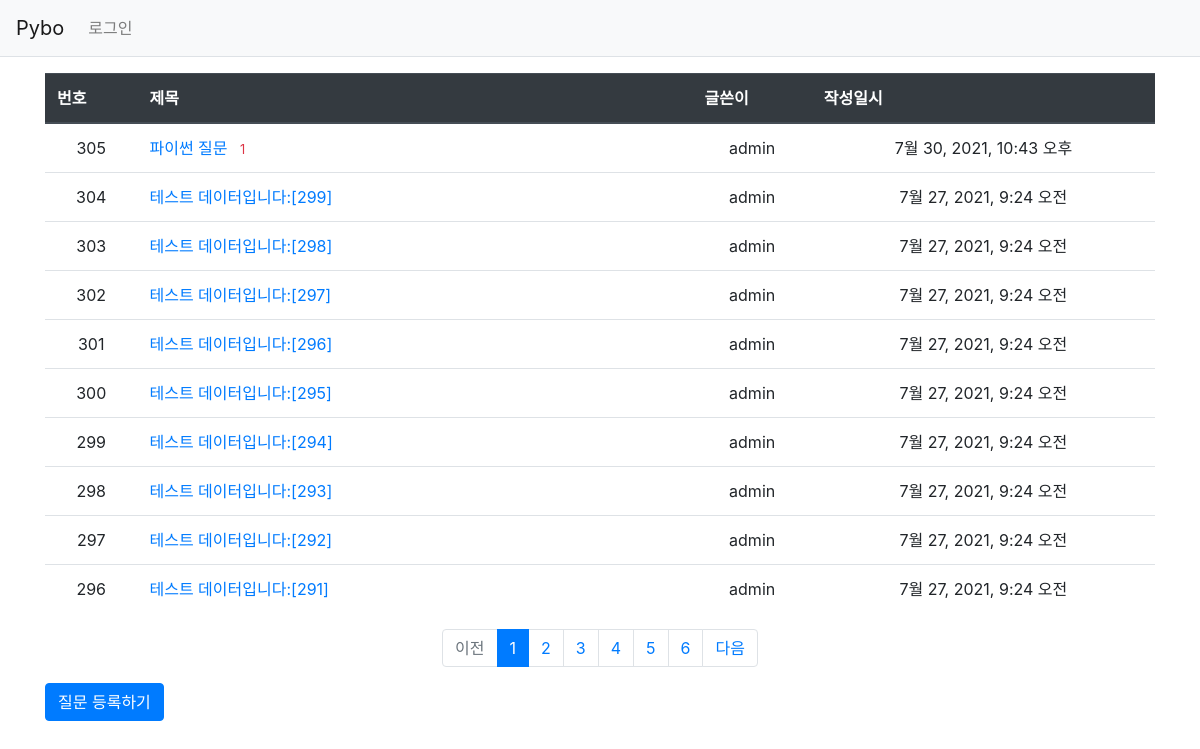
Screenshot of /pybo/ with the database file from the repository.
### pybo/models.py (models this page shows, shortened)
class Question(models.Model):
    subject = models.CharField(max_length=200)
    content = models.TextField()
    create_date = models.DateTimeField()
    author = models.ForeignKey(User, on_delete=models.CASCADE)
    modify_date = models.DateTimeField(null=True, blank=True)

### pybo/views.py (the view)
# urls.py: path('', views.IndexView.as_view(), name='index'),
class IndexView(generic.ListView):
    paginate_by = 10   # context = {'page_obj':page_obj}
    def get_queryset(self):
        return Question.objects.order_by('-create_date')

### pybo/templatetags/pybo_filter.py (called while the page is built)
@register.filter
def sub(value, arg):
    return value -arg

### templates/pybo/question_list.html
{% extends 'base.html' %}
{% load pybo_filter %}
{% block content%}
<div class="container my-3">
    <table class="table">
        <thead>
        <tr class="thead-dark">
            <th>번호</th>
            <th style="width:50%">제목</th>
            <th>글쓴이</th>
            <th>작성일시</th>
        </tr>
        </thead>
        <tbody>
        {% if page_obj %}
        {% for question in page_obj %}
        <tr class="text-center">
            <td>
                {{ page_obj.paginator.count|sub:page_obj.start_index|sub:forloop.counter0|add:1 }}
            <td class="text-left">
                <a href="{% url 'pybo:detail' question.id %}">{{ question.subject }}</a>
                {% if question.answer_set.count > 0 %}
                <span class="text-danger small ml-2">{{ question.answer_set.count }}</span>
                {% endif %}
            </td>
            <td>{{ question.author.username }}</td>
            <td>{{ question.create_date }}</td>
        </tr>
        {% endfor %}
        {% else %}
        <tr>
            <td colspan="3">질문이 없습니다.</td>
        </tr>
        {% endif %}
        </tbody>
    </table>
    <ul class="pagination justify-content-center">
        {% if page_obj.has_previous %}
        <li class="page-item">
            <a class="page-link" href="?page={{ page_obj.previous_page_number }}">이전</a>
        </li>
        {% else %}
        <li class="page-item disabled">
            <a class="page-link" tabindex="-1" aria-disabled="true" href="#">이전</a>
        </li>
        {% endif %}
        {% for page_number in page_obj.paginator.page_range %}
        {% if page_number >= page_obj.number|add:-5 and page_number <= page_obj.number|add:5 %}
            {% if page_number == page_obj.number %}
            <li class="page-item active" aria-current="page">
                <a class="page-link" href="?page={{ page_number }}">{{ page_number }}</a>
            </li>
            {% else %}
            <li class="page-item">
                <a class="page-link" href="?page={{ page_number }}">{{ page_number }}</a>
            </li>
             {% endif %}
        {% endif %}
        {% endfor %}
        {% if page_obj.has_next %}
        <li class="page-item">
            <a class="page-link" href="?page={{ page_obj.next_page_number }}">다음</a>
        </li>
        {% else %}
        <li class="page-item disabled">
            <a class="page-link" tabindex="-1" aria-disabled="true" href="#">다음</a>
        </li>
        {% endif %}
    </ul>
    <a href="{% url 'pybo:question_create' %}" class="btn btn-primary">질문 등록하기</a>
</div>
{% endblock %}

### templates/base.html (shortened to what this page needs)
<!DOCTYPE html>
{% load static %}
<html lang="en">
<head>
    <link rel="stylesheet" type="text/css" href="{% static 'bootstrap.min.css' %}">
    <link rel="stylesheet" type="text/css" href="{% static 'css/style.css' %}">
</head>
<body>
    {% include "navbar.html" %}
    {% block content %}
    {% endblock %}
</body>
</html>

### templates/navbar.html (shortened to what this page needs)
<nav class="navbar navbar-expand-lg navbar-light bg-light border-bottom">
        <a class="navbar-brand" href="{% url 'pybo:index' %}">Pybo</a>
        <div class="collapse navbar-collapse flex-grow-0" id="navbarNav">
            <ul class="navbar-nav">
                <li class="nav-item ">
                    {% if user.is_authenticated %}
                        <a class="nav-link" href="{% url 'common:logout' %}">{{ user.username }} (로그아웃)</a>
                    {% else %}
                        <a class="nav-link" href="{% url 'common:login' %}">로그인</a>
                    {% endif %}
                </li>
            </ul>
        </div>
    </nav>

### rows the page displays
Question: paginator.count|sub "305", subject "파이썬 질문", answer_set.count "1", author.username "admin", create_date "7월 30, 2021, 10:43 오후"
Question: paginator.count|sub "304", subject "테스트 데이터입니다:[299]", author.username "admin", create_date "7월 27, 2021, 9:24 오전"
Question: paginator.count|sub "303", subject "테스트 데이터입니다:[298]", author.username "admin", create_date "7월 27, 2021, 9:24 오전"
Question: paginator.count|sub "302", subject "테스트 데이터입니다:[297]", author.username "admin", create_date "7월 27, 2021, 9:24 오전"
Question: paginator.count|sub "301", subject "테스트 데이터입니다:[296]", author.username "admin", create_date "7월 27, 2021, 9:24 오전"
Question: paginator.count|sub "300", subject "테스트 데이터입니다:[295]", author.username "admin", create_date "7월 27, 2021, 9:24 오전"
Question: paginator.count|sub "299", subject "테스트 데이터입니다:[294]", author.username "admin", create_date "7월 27, 2021, 9:24 오전"
Question: paginator.count|sub "298", subject "테스트 데이터입니다:[293]", author.username "admin", create_date "7월 27, 2021, 9:24 오전"
Question: paginator.count|sub "297", subject "테스트 데이터입니다:[292]", author.username "admin", create_date "7월 27, 2021, 9:24 오전"
Question: paginator.count|sub "296", subject "테스트 데이터입니다:[291]", author.username "admin", create_date "7월 27, 2021, 9:24 오전"

### other values shown
{{ page_number }} "1"
{{ page_number }} "2" "3" "4" "5" "6"
